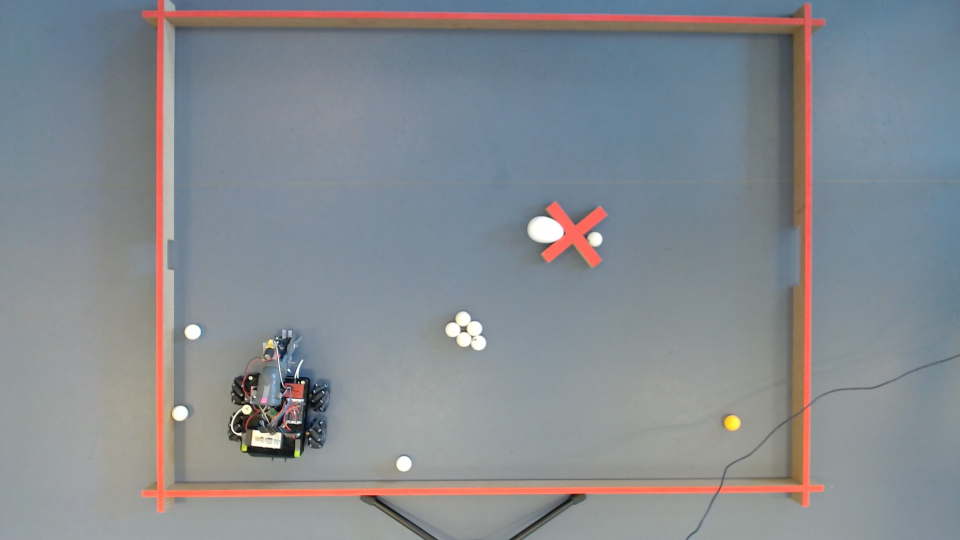
#> input picture camera2/testImg.jpg, 1920 x 1080 px, given in place of the camera (shown at 1/2 size)
$ python cam2.py
#> lines starting #> are read from the running program, lines starting #| are printed output that depends on the picture; after the words box and inside, x2 and y2 are one past the last pixel; in counts of white or black regions, pixels touching at a corner belong together
### algorithm/utils.py

import time
import threading
import sys
import paho.mqtt.client as mqtt
import uuid
#from pyPS4Controller.controller import Controller
import math
import json

class MyController():
    '''
    This class is used to define the controller object. It inherits from the Controller class in the pyPS4Controller library.
    The default location of the controller interface is /dev/input/js0.
    '''
    def __init__(self, interface="/dev/input/js0",event_format="3Bh2b", connecting_using_ds4drv=False, **kwargs):
        #super().__init__(interface=interface,
        #                 connecting_using_ds4drv=connecting_using_ds4drv,event_format=event_format, **kwargs)
        self.R3_value = [0, 0]
        self.L3_value = 0
        self.R1_value = 0
        self.L1_value = 0
        self.new_data_callback = None
        self.xy_power = 0
        self.motors = [0,0,0,0]
        self.stick_dead_zone = 0.05


    # Function is called when R3 is moved
    # [129 lines left out: functions on_R3_x_at_rest, on_R3_y_at_rest, on_R3_down, on_R3_up, on_R3_left, on_R3_right and 12 more, not called in this run]

class MQTTClient:
    def __init__(self, broker_url='192.168.1.101', broker_port=1883, topics=None, client_id=None, loop_method="start"):
        self.broker_url = broker_url
        self.broker_port = broker_port
        self.subscribe_topics = topics if topics is not None else []  # Ensure topics is always a list
        self.loop_method = loop_method
        self.client_id = client_id or str(uuid.uuid4())
        self.client = mqtt.Client(mqtt.CallbackAPIVersion.VERSION1, self.client_id)
        self.client.reconnect_delay_set(min_delay=1, max_delay=120)

        # Assign event callbacks
        self.client.on_connect = self.on_connect
        self.client.on_message = self.on_message

    # [12 lines left out: functions connect, on_connect, not called in this run]

    def on_message(self, client, userdata, msg):
        print(f"Message received: {msg.topic} {msg.payload.decode()}")

    def publish(self, topic, message):
        # use json.dumps to serialize dictionary to a JSON formatted string
        self.client.publish(topic, json.dumps(message))

    def disconnect(self):
        self.client.loop_stop()  # Stop the loop only if loop_start was used
        self.client.disconnect()

### camera2/cam2.py
import cv2
import numpy as np
import math
from picture.autocalibratecolors import *
from algorithm.control import *
from algorithm.utils import *


class Camera2:
    def __init__(self):
        self.hsv_ranges = {
            'red': (np.array([0, 160, 0]), np.array([10, 255, 255])),
            'white': (np.array([0, 0, 253]), np.array([57, 112, 255])),
            'orange': (np.array([13, 186, 250]), np.array([180, 255, 255])),
            'blue_LED': (np.array([121, 0, 254]), np.array([180, 255, 255])),
            'LED': (np.array([85, 0, 250]), np.array([180, 255, 255]))
        }
        self.morph = True
        self.morphed_frame = None
        self.frame = None
        self.cross_lines = None
        self.white_ball_centers = []
        self.blocked_ball_centers = []
        self.egg_center = None
        self.orange_blob_centers = []
        self.blocked_orange_blobs = []
        self.blue_LED_centers = []
        self.LED_centers = []
        self.last_cross_angle = 0
        self.M = None
        self.last_valid_points = None
        self.morph_points = None
        self.robot_center = None
        self.robot_direction = None
        self.angle_to_closest_ball = None
        self.distance_to_closest_ball = None
        self.angle_to_closest_waypoint = None
        self.distance_to_closest_waypoint = None
        self.arena_dimensions = (180, 120)  # (width, height) in cm
        self.waypoint_for_closest_white_ball = None
        self.waypoint_for_closest_orange_ball = None
        self.waypoint_distance = 20  # distance from ball center to waypoint in cm

    def equalize_histogram(self, hsv_frame):
        h, s, v = cv2.split(hsv_frame)
        v = cv2.equalizeHist(v)
        return cv2.merge([h, s, v])

    # [35 lines left out: functions mask_and_find_contours, find_sharpest_corners, order_points, not called in this run]

    def percentage_deviation(self, new_points, old_points):
        return np.linalg.norm(new_points - old_points) / np.linalg.norm(old_points) * 100

    # [441 lines left out: functions four_point_transform, distance_to_cross, fit_rotated_cross_to_contour, sort_contours_by_length, find_centers_in_contour_list, find_white_blobs and 9 more, not called in this run]

    def preprocess_frame(self):
        self.frame = cv2.GaussianBlur(self.frame, (5, 5), 0)

    # [119 lines left out: functions move_to_target_v6, start_video_stream, not called in this run]

    def calibrate_color(self, color, video_path=None):
        def nothing(x):
            pass

        cap = cv2.VideoCapture(video_path)
        if not cap.isOpened():
            print(f"Error: Unable to open video source {video_path}")
            return

        for _ in range(10):
            ret, self.frame = cap.read()
        #self.frame = self.resize_with_aspect_ratio(self.frame, width=640)
        self.preprocess_frame()
        if not ret:
            print("Error: Unable to read frame from video source")
            return

        cv2.namedWindow('Calibration')
        hsv_lower, hsv_upper = self.hsv_ranges[color]
        cv2.createTrackbar('H Lower', 'Calibration',
                           hsv_lower[0], 180, nothing)
        cv2.createTrackbar('S Lower', 'Calibration',
                           hsv_lower[1], 255, nothing)
        cv2.createTrackbar('V Lower', 'Calibration',
                           hsv_lower[2], 255, nothing)
        cv2.createTrackbar('H Upper', 'Calibration',
                           hsv_upper[0], 180, nothing)
        cv2.createTrackbar('S Upper', 'Calibration',
                           hsv_upper[1], 255, nothing)
        cv2.createTrackbar('V Upper', 'Calibration',
                           hsv_upper[2], 255, nothing)

        while True:
            h_lower = cv2.getTrackbarPos('H Lower', 'Calibration')
            s_lower = cv2.getTrackbarPos('S Lower', 'Calibration')
            v_lower = cv2.getTrackbarPos('V Lower', 'Calibration')
            h_upper = cv2.getTrackbarPos('H Upper', 'Calibration')
            s_upper = cv2.getTrackbarPos('S Upper', 'Calibration')
            v_upper = cv2.getTrackbarPos('V Upper', 'Calibration')
            lower_hsv = np.array([h_lower, s_lower, v_lower])
            upper_hsv = np.array([h_upper, s_upper, v_upper])
            hsv = cv2.cvtColor(self.frame, cv2.COLOR_BGR2HSV)
            hsv = self.equalize_histogram(hsv)
            mask = cv2.inRange(hsv, lower_hsv, upper_hsv)
            cv2.imshow(f'Original Frame {color}', self.frame)
            cv2.imshow(f'Binary Mask for {color}', mask)

            np.savetxt(f"{color}_lower", lower_hsv)
            np.savetxt(f"{color}_upper", upper_hsv)

            key = cv2.waitKey(1) & 0xFF
            if key == ord('a'):
                self.hsv_ranges[color] = (lower_hsv, upper_hsv)
                break
            elif key == ord('q'):
                break

        cap.release()
        cv2.destroyAllWindows()


if __name__ == "__main__":
    camera = Camera2()
    video_path = 1
    camera.calibrate_color("red",video_path)
#> the loop in calibrate_color, `for _ in range(10):` made 10 passes
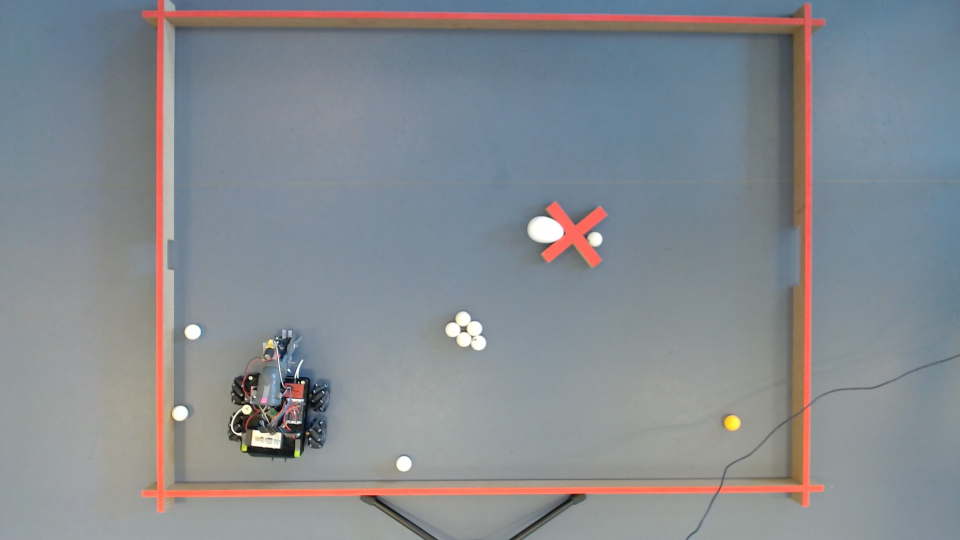
#> input picture camera2/testImg.jpg, 1920 x 1080 px, given in place of the camera (shown at 1/2 size)
#> in calibrate_color, `hsv = cv2.cvtColor(self.frame, cv2.COLOR_BGR2HSV)`: hsv: shape (1080, 1920, 3); mean H, S, V 86.5, 41, 151.8
#> in equalize_histogram, `h, s, v = cv2.split(hsv_frame)`:
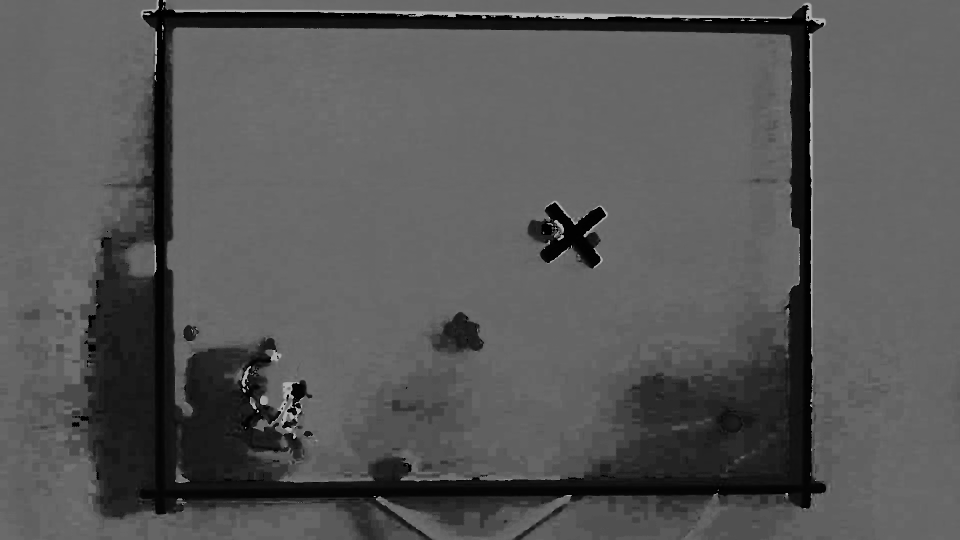
#> h: shape (1080, 1920) (shown at 1/2 size); min 0, max 179, mean 86.5
#> in equalize_histogram, `h, s, v = cv2.split(hsv_frame)`:
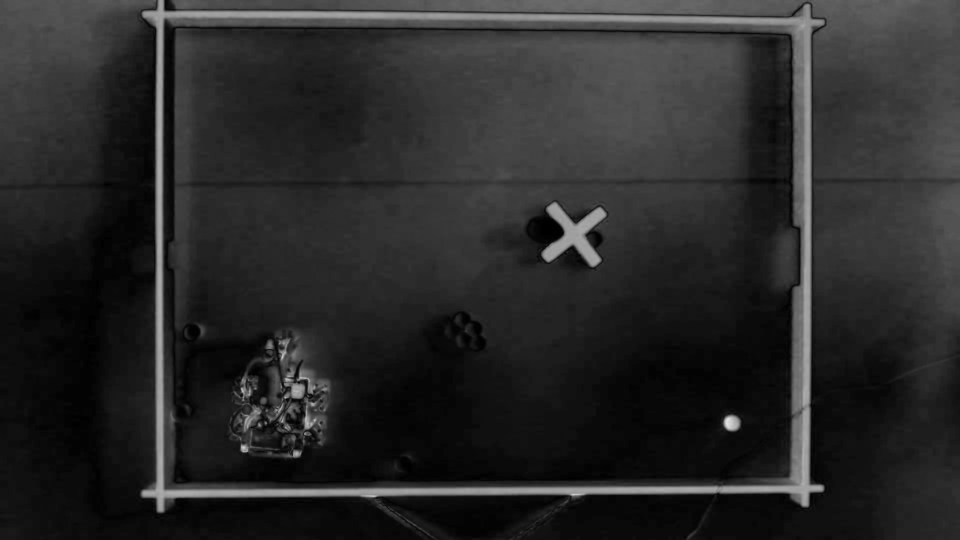
#> s: shape (1080, 1920) (shown at 1/2 size); min 0, max 229, mean 41
#> in equalize_histogram, `h, s, v = cv2.split(hsv_frame)`:
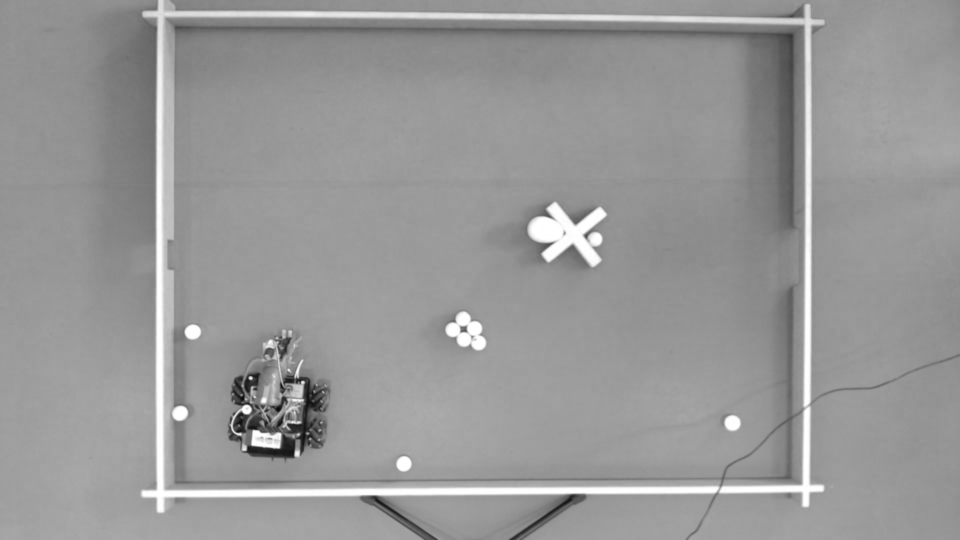
#> v: shape (1080, 1920) (shown at 1/2 size); min 8, max 255, mean 151.8
#> in equalize_histogram, `v = cv2.equalizeHist(v)`:
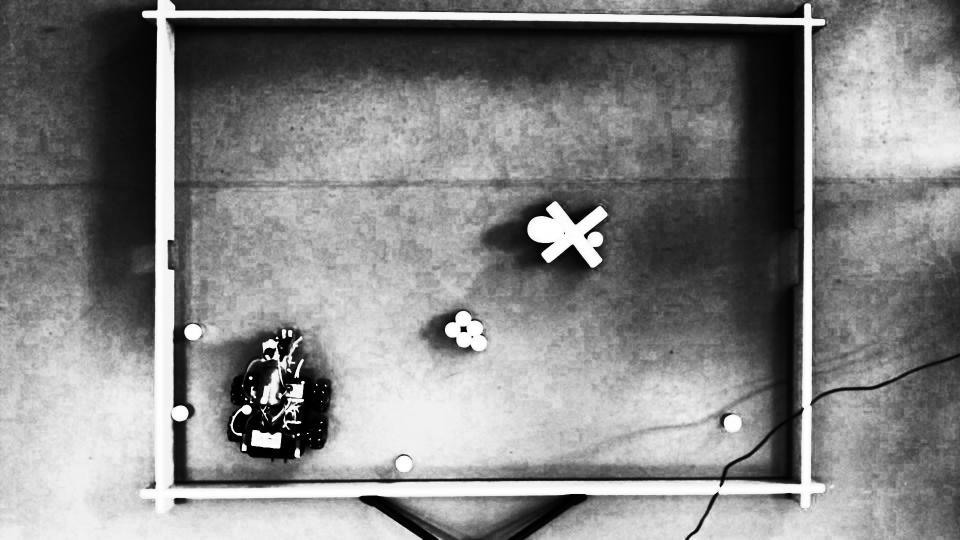
#> v: shape (1080, 1920) (shown at 1/2 size); min 0, max 255, mean 131.3
#> in equalize_histogram, `return cv2.merge([h, s, v])`: returned value: shape (1080, 1920, 3); mean H, S, V 86.5, 41, 131.3
#> in calibrate_color, `mask = cv2.inRange(hsv, lower_hsv, upper_hsv)`:
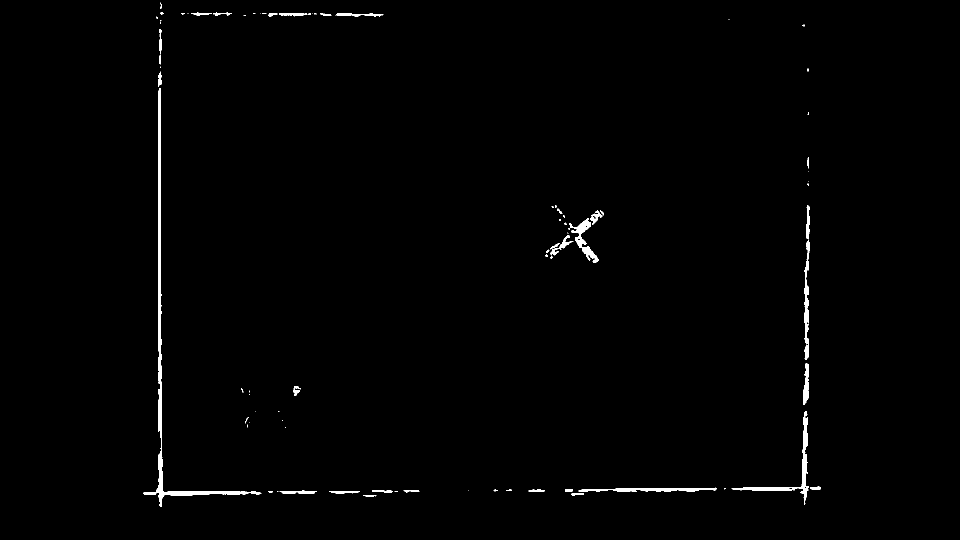
#> mask: shape (1080, 1920) (shown at 1/2 size); 0.84% white; 84 white regions (46 under 20 px), largest, box (x1, y1, x2, y2) and area: (287, 176, 523, 1014) 6231, (1463, 823, 1618, 1009) 2051, (1137, 437, 1198, 526) 1366
#> (key q is pressed here)
    camera.calibrate_color("white",video_path)
#> call 2 of calibrate_color, with color = 'white', video_path = 1
#> in calibrate_color (call 2), `mask = cv2.inRange(hsv, lower_hsv, upper_hsv)`:
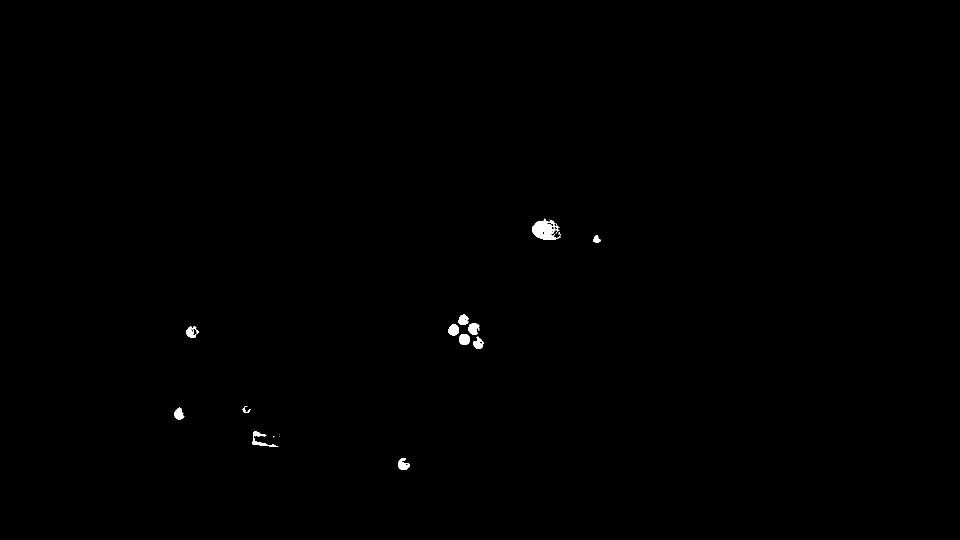
#> mask: shape (1080, 1920) (shown at 1/2 size); 0.24% white; 23 white regions (10 under 20 px), largest, box (x1, y1, x2, y2) and area: (1064, 437, 1121, 480) 1454, (505, 863, 557, 894) 417, (918, 668, 940, 690) 392
#> (key Esc is pressed here)
    camera.calibrate_color("orange",video_path)
#> call 3 of calibrate_color, with color = 'orange', video_path = 1
#> in calibrate_color (call 3), `mask = cv2.inRange(hsv, lower_hsv, upper_hsv)`:
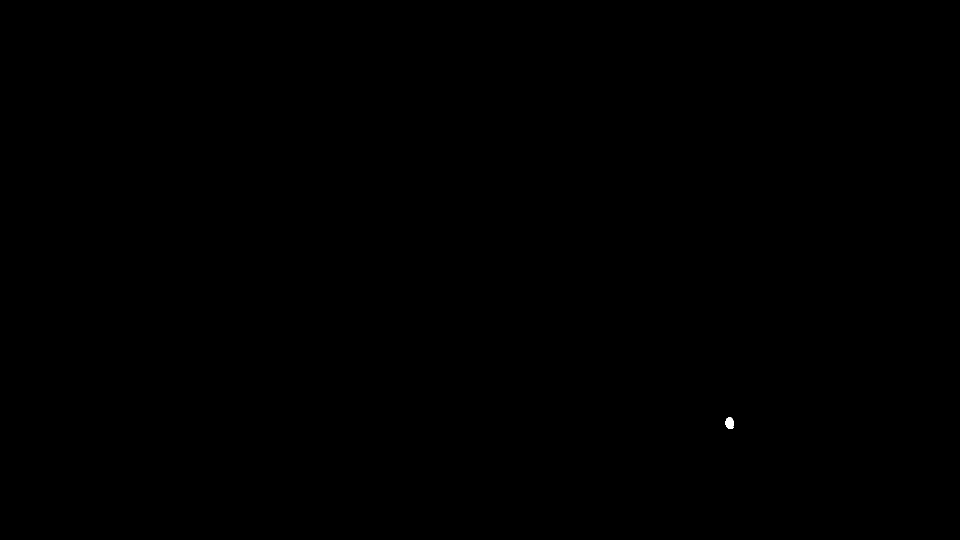
#> mask: shape (1080, 1920) (shown at 1/2 size); 0.01% white; 1 white region, box (x1, y1, x2, y2) and area: (1451, 835, 1468, 858) 311
    camera.calibrate_color("blue_LED",video_path)
    camera.calibrate_color("LED",video_path)
    camera.start_video_stream(video_path, morph=True, record=False)
